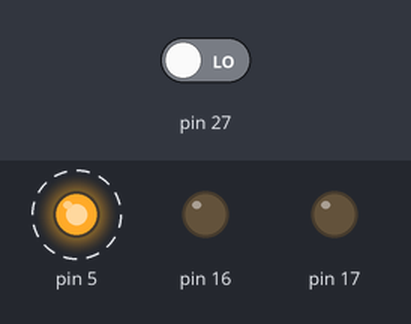
Simulated run of this sketch. Board: Arduino Uno, built with avr-gcc and run on an emulated ATmega328P. Shown: output pins drawn as LEDs (lit = HIGH). Dashed ring = blinking. The inputs (shaded band) are chosen by the test bench; at power-on: pin 27 LOW. What the sketch prints to the serial monitor is not drawn.

Above: at 0.14 s.
Timing chart, 0 to 3.0 s (numbered marks = the images above):
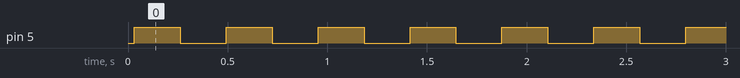

Measured:
- by itself, pin 5: alternates HIGH for 0.23 s and LOW for 0.23 s

The sketch:

main.ino
```cpp
#include "Led.h"
#include "UltrasonicSensor.h"
#include "DistanceController.h"

UltrasonicSensor sensor(26, 27);

Led redLed(5);
Led yellowLed(17);
Led greenLed(16);

DistanceController controller(&sensor, &redLed, &yellowLed, &greenLed);

void setup() {

    Serial.begin(9600);

    controller.init();

    Serial.println("System initialized");
}

void loop() {

    controller.update();

}
```

DistanceController.h
```cpp
#ifndef DISTANCE_CONTROLLER_H
#define DISTANCE_CONTROLLER_H

const int DIST_NEAR = 30;
const int DIST_MEDIUM = 100;

#include <Arduino.h>
#include "Led.h"
#include "UltrasonicSensor.h"

class DistanceController {

private:

    UltrasonicSensor* sensor;

    Led* redLed;
    Led* yellowLed;
    Led* greenLed;

    float lastDistance;

public:

    // Print measured distance to serial monitor
    void logDistance(float distance) {
        Serial.print("Distance: ");
        Serial.print(distance);
        Serial.println(" cm");
    }

    // Blink selected LED and disable the others
    void blinkLed(Led* activeLed, Led* ledOff1, Led* ledOff2, int delayTime, const char* label) {

        ledOff1->off();
        ledOff2->off();

        Serial.println(label);

        activeLed->toggle();
        delay(delayTime);
    }

    // Select LED behavior based on measured distance
    void updateLeds(float distance) {

        if (distance < DIST_NEAR) {
            blinkLed(redLed, yellowLed, greenLed, 200, "RED LED");
        }
        else if (distance < DIST_MEDIUM) {
            blinkLed(yellowLed, redLed, greenLed, 400, "YELLOW LED");
        }
        else {
            blinkLed(greenLed, redLed, yellowLed, 700, "GREEN LED");
        }
    }

    // Constructor
    DistanceController(UltrasonicSensor* sensor,
                       Led* red,
                       Led* yellow,
                       Led* green) {

        this->sensor = sensor;
        this->redLed = red;
        this->yellowLed = yellow;
        this->greenLed = green;

        lastDistance = 0;
    }

    // Initialize sensor and LED hardware
    void init() {

        sensor->init();

        redLed->init();
        yellowLed->init();
        greenLed->init();
    }

    // Main controller update cycle
    void update() {

        float distance = sensor->readDistance();

        if (distance < 0) {
            return;
        }

        lastDistance = distance;

        logDistance(distance);

        updateLeds(distance);
    }

    // Return last measured distance
    float getLastDistance() {
        return lastDistance;
    }
};

#endif
```

Led.h
```cpp
#ifndef LED_H
#define LED_H

#include <Arduino.h>

class Led {
private:
    int pin;
    bool state;

public:
    // Constructor: receives the pin number where the LED is connected
    Led(int pin) {
        this->pin = pin;
        this->state = false;
    }

    // Initializes the pin as OUTPUT
    void init() {
        pinMode(pin, OUTPUT);
        state = false;
        digitalWrite(pin, LOW);
    }

    // Turns the LED on
    void on() {
        state = true;
        digitalWrite(pin, HIGH);
    }

    // Turns the LED off
    void off() {
        state = false;
        digitalWrite(pin, LOW);
    }

    // Toggles the LED state
    void toggle() {
        state = !state;
        digitalWrite(pin, state ? HIGH : LOW);
    }

    // Returns true if the LED is on
    bool isOn() {
        return state;
    }
};

#endif
```

UltrasonicSensor.h
```cpp
#ifndef ULTRASONIC_SENSOR_H
#define ULTRASONIC_SENSOR_H

#include <Arduino.h>

class UltrasonicSensor {

private:
    int triggerPin;
    int echoPin;
    bool isInitialized;
    float lastDistance;

public:

    // Constructor
    UltrasonicSensor(int trig, int echo) {
        triggerPin = trig;
        echoPin = echo;
        isInitialized = false;
        lastDistance = 0.0;
    }

    // Initialize sensor
    void init() {
        pinMode(triggerPin, OUTPUT);
        pinMode(echoPin, INPUT);
        isInitialized = true;
    }

    // Read distance from sensor
    float readDistance() {

        if (!isInitialized) {
            return -1; // sensor not initialized
        }

        digitalWrite(triggerPin, LOW);
        delayMicroseconds(2);

        digitalWrite(triggerPin, HIGH);
        delayMicroseconds(10);
        digitalWrite(triggerPin, LOW);

        long duration = pulseIn(echoPin, HIGH, 30000);

        float distance = duration * 0.034 / 2;

        lastDistance = distance;

        return distance;
    }

    // Get last measured distance
    float getLastDistance() {
        return lastDistance;
    }
};

#endif
```
